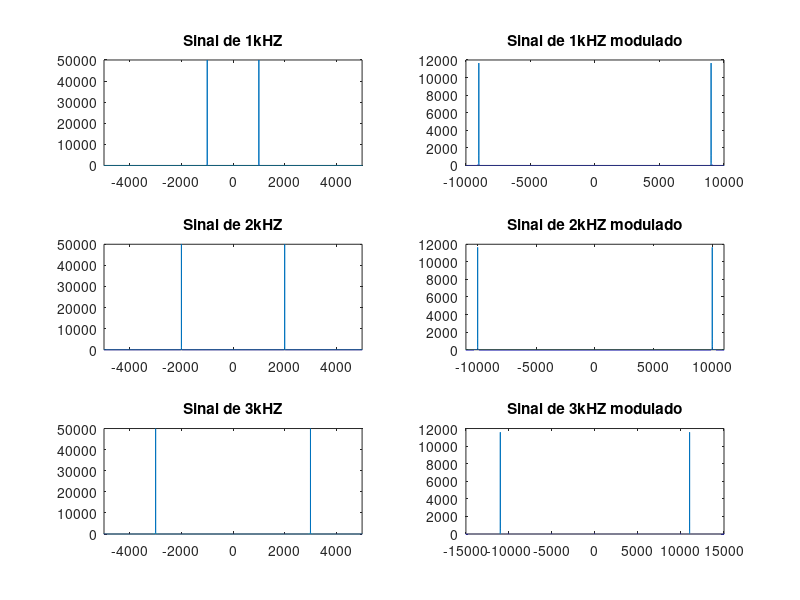
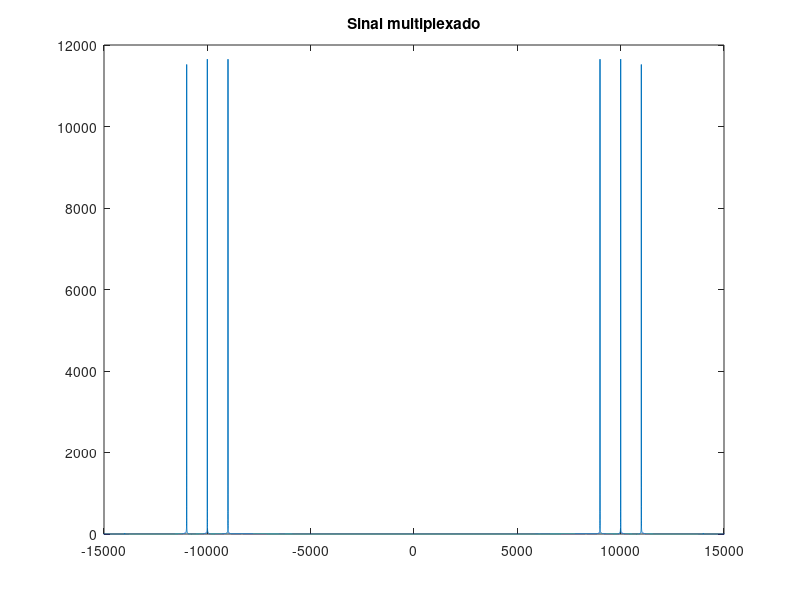
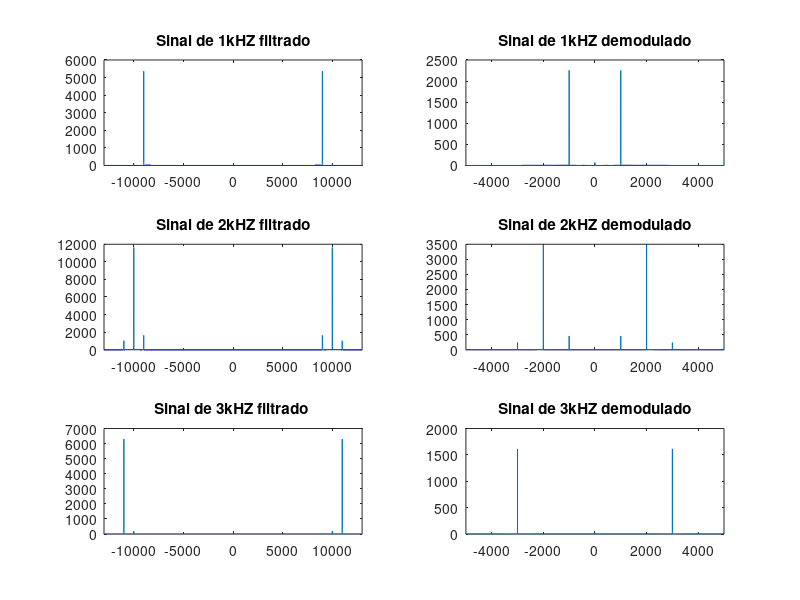

MATLAB code for these plots, in order:
% Laboratório 2 de Sistemas de Comunicação I
# Aluno: Gustavo Paulo

pkg load signal

clear all
close all
clc

Am = 1;
Ac = 1;
u = 1;

fm = 1e3;
fc = 1e3;
fa = 100e3;
Ta = 1/fa;
t_final = 1000*(1/fm);
t = [0: Ta: t_final];

m1_t_default = Am*cos(2*pi*1*fm*t);
m2_t_default = Am*cos(2*pi*2*fm*t);
m3_t_default = Am*cos(2*pi*3*fm*t);

c1_t = Ac*cos(2*pi*10*fc*t) ;
c2_t = Ac*cos(2*pi*12*fc*t) ;
c3_t = Ac*cos(2*pi*14*fc*t) ;

% Modulacao
m1_t = (m1_t_default) .* c1_t;
m2_t = (m2_t_default) .* c2_t;
m3_t = (m3_t_default) .* c3_t;

% Filtragem dos sinais
filtro_m1 = fir1 (100, (9000)*2/fa) ;
filtro_m2 = fir1 (100, (10000)*2/fa) ;
filtro_m3 = fir1 (100, (11000)*2/fa) ;

# Realiza a filtragem
m1_t = filter (filtro_m1 ,1, m1_t);
m2_t = filter (filtro_m2 ,1, m2_t);
m3_t = filter (filtro_m3 ,1, m3_t);

% Multiplexacao
mult = m1_t + m2_t + m3_t;

passo_f = 1/t_final;
f = [-fa /2: passo_f:fa/2];

# fig 1 --------------------
figure (1)
subplot(321)
plot (f, abs(fftshift(fft(m1_t_default))))
title ('Sinal de 1kHZ')
xlim([-5000 5000])

subplot(323)
plot (f, abs(fftshift(fft (m2_t_default))))
title ('Sinal de 2kHZ')
xlim([-5000 5000])

subplot(325)
plot (f, abs(fftshift(fft(m3_t_default))))
title ('Sinal de 3kHZ')
xlim([-5000 5000])

subplot(322)
plot (f, abs(fftshift(fft(m1_t))))
title ('Sinal de 1kHZ modulado')
xlim([-10000 10000])

subplot(324)
plot (f, abs(fftshift(fft(m2_t))))
title ('Sinal de 2kHZ modulado')
xlim([-11000 11000])

subplot(326)
plot (f, abs(fftshift(fft(m3_t))))
title ('Sinal de 3kHZ modulado')
xlim([-15000 15000])
#---------------------------

# fig 2 --------------------
figure(2)
plot ( f ,abs( fftshift ( fft (mult)) ) )
title ('Sinal multiplexado' )
xlim([-15000 15000])
#---------------------------



# fig 3 --------------------
% Demodulação do sinal 1
filtro_sinal1 = fir1 (150, (9000*2)/fa) ;
r1_t = filter(filtro_sinal1 ,1, mult) ;
figure (3)
subplot(321)
plot ( f ,abs( fftshift ( fft (r1_t) ) ) )
title ('Sinal de 1kHZ filtrado')
xlim([-13000 13000])

r1_t = r1_t .* c1_t;
r1_t = filter ( fir1 (50,(1010*2)/fa ) ,1, r1_t) ;
subplot(322)
plot ( f, abs( fftshift ( fft (r1_t) ) ) )
title ('Sinal de 1kHZ demodulado')
xlim([-5000 5000])

% Demodulação do sinal 2
filtro_sinal2 = fir1 (150, [(9991*2)/ fa (10001*2)/fa ]) ;
r2_t = filter(filtro_sinal2, 1, mult) ;
subplot(323)
plot (f, abs( fftshift ( fft (r2_t) ) ) )
title ('Sinal de 2kHZ filtrado')
xlim([-13000 13000])

r2_t = r2_t .* c2_t;
r2_t = filter(fir1(50,(2010*2)/fa) ,1, r2_t) ;
subplot(324)
plot ( f ,abs( fftshift ( fft (r2_t) ) ) )
title ('Sinal de 2kHZ demodulado')
xlim([-5000 5000])

% Demodulação do sinal 3
filtro_sinal3 = fir1 (150, (10990*2)/fa, 'high' ) ;
r3_t = filter (filtro_sinal3 ,1, mult) ;
subplot(325)
plot (f ,abs( fftshift ( fft (r3_t) ) ) )
title ('Sinal de 3kHZ filtrado ' )
xlim([-13000 13000])

r3_t = r3_t .* c3_t;
r3_t = filter ( fir1 (50,(3010*2)/fa ) ,1, r3_t) ;
subplot(326)
plot (f, abs(fftshift(fft(r3_t))))
title ('Sinal de 3kHZ demodulado')
xlim([-5000 5000])
